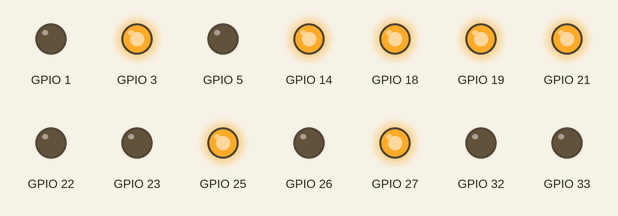
This sketch was run on a simulated ESP32. Shown: output pins drawn as LEDs (lit = HIGH).

Above: at 0.1 s.
At 3.1 s:
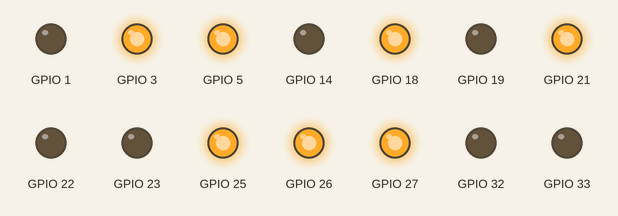
At 5.1 s:
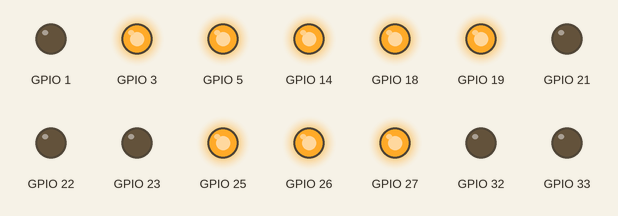
At 7.1 s:
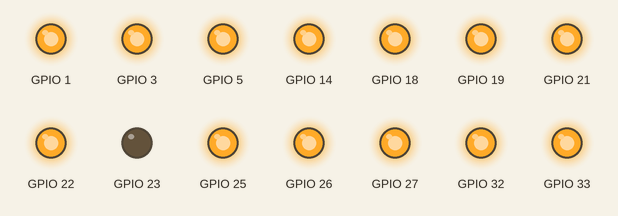
At 11.1 s:
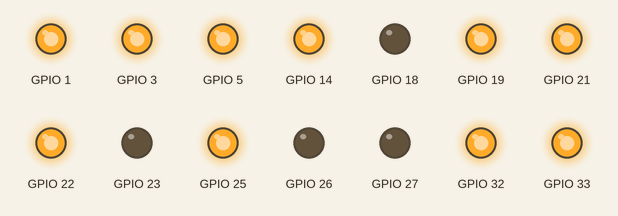
At 15.1 s:
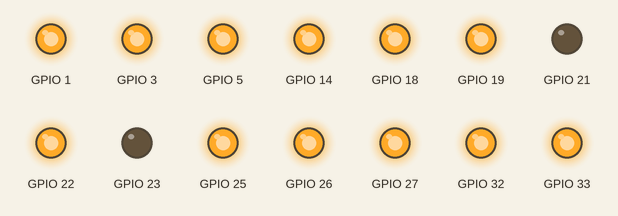
Timing chart, 0 to 16.6 s (numbered marks = the images above):
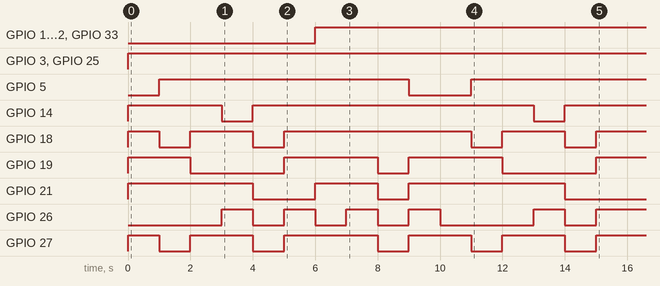

Measured:
- by itself, GPIO 1, GPIO 22, GPIO 32, GPIO 33: LOW → HIGH at 6.0 s
- by itself, GPIO 3, GPIO 25: LOW → HIGH at 0.00 s
- by itself, GPIO 5: LOW → HIGH at 1.0 s, → LOW 8.0 s later, → HIGH 2.0 s later
- by itself, GPIO 14: goes HIGH 3.0 s, LOW 1.0 s, HIGH 9.0 s, LOW 1.0 s, then HIGH
- by itself, GPIO 18: LOW → HIGH at 0.00 s, → LOW 1.0 s later, → HIGH 1.0 s later, → LOW 2.0 s later, … (9 changes in this stretch)
- by itself, GPIO 19: goes HIGH 2.0 s, LOW 3.0 s, HIGH 3.0 s, LOW 1.0 s, HIGH 3.0 s, LOW 3.0 s, then HIGH
- by itself, GPIO 21: goes HIGH 4.0 s, LOW 2.0 s, HIGH 2.0 s, LOW 1.0 s, HIGH 5.0 s, then LOW
- by itself, GPIO 26: goes 3 × (HIGH 1.0 s, LOW 1.0 s), HIGH 1.0 s, LOW 3.0 s, HIGH 1.0 s, LOW 1.0 s, then HIGH

The sketch:

timer_7_segmente.ino
```cpp
int counter=15;
void setup ()
{
  pinMode(23, OUTPUT);
  pinMode(22, OUTPUT);
  pinMode(1, OUTPUT);
  pinMode(3, OUTPUT);
  pinMode(32, OUTPUT);
  pinMode(33, OUTPUT);
  pinMode(25, OUTPUT);

  pinMode(21, OUTPUT);
  pinMode(19, OUTPUT);
  pinMode(18, OUTPUT);
  pinMode(5, OUTPUT);
  pinMode(26, OUTPUT);
  pinMode(27, OUTPUT);
  pinMode(14, OUTPUT);

}
void loop()
{
  switch(counter/10)
  {
    case(0):
      digitalWrite(1, HIGH);
      digitalWrite(3, HIGH);
      digitalWrite(25, HIGH);
      digitalWrite(33, HIGH);
      digitalWrite(32, HIGH);
      digitalWrite(22, HIGH);
      digitalWrite(23, LOW);
      break;
    case(1):
      digitalWrite(1, LOW);
      digitalWrite(3, HIGH);
      digitalWrite(25, HIGH);
      digitalWrite(33, LOW);
      digitalWrite(32, LOW);
      digitalWrite(22, LOW);
      digitalWrite(23, LOW);
      break;
    case(2):
      digitalWrite(1, HIGH);
      digitalWrite(3, HIGH);
      digitalWrite(25, LOW);
      digitalWrite(33, HIGH);
      digitalWrite(32, HIGH);
      digitalWrite(22, LOW);
      digitalWrite(23, HIGH);
      break;
    case(3):
      digitalWrite(1, HIGH);
      digitalWrite(3, HIGH);
      digitalWrite(25, HIGH);
      digitalWrite(33, HIGH);
      digitalWrite(32, LOW);
      digitalWrite(22, LOW);
      digitalWrite(23, HIGH);
      break;
    case(4):
      digitalWrite(1, LOW);
      digitalWrite(3, HIGH);
      digitalWrite(25, HIGH);
      digitalWrite(33, LOW);
      digitalWrite(32, LOW);
      digitalWrite(22, HIGH);
      digitalWrite(23, HIGH);
      break;
    case(5):
      digitalWrite(1, HIGH);
      digitalWrite(3, LOW);
      digitalWrite(25, HIGH);
      digitalWrite(33, HIGH);
      digitalWrite(32, LOW);
      digitalWrite(22, HIGH);
      digitalWrite(23, HIGH);
      break;
    case(6):
      digitalWrite(1, HIGH);
      digitalWrite(3, LOW);
      digitalWrite(25, HIGH);
      digitalWrite(33, HIGH);
      digitalWrite(32, HIGH);
      digitalWrite(22, HIGH);
      digitalWrite(23, HIGH);
      break;
    case(7):
      digitalWrite(1, HIGH);
      digitalWrite(3, HIGH);
      digitalWrite(25, HIGH);
      digitalWrite(33, LOW);
      digitalWrite(32, LOW);
      digitalWrite(22, LOW);
      digitalWrite(23, LOW);
      break;
    case(8):
      digitalWrite(1, HIGH);
      digitalWrite(3, HIGH);
      digitalWrite(25, HIGH);
      digitalWrite(33, HIGH);
      digitalWrite(32, HIGH);
      digitalWrite(22, HIGH);
      digitalWrite(23, HIGH);
      break;
    case(9):
      digitalWrite(1, HIGH);
      digitalWrite(3, HIGH);
      digitalWrite(25, HIGH);
      digitalWrite(33, HIGH);
      digitalWrite(32, LOW);
      digitalWrite(22, HIGH);
      digitalWrite(23, HIGH);
      break;
  }

  switch(counter%10)
  {
    case(0):
      digitalWrite(18, HIGH);
      digitalWrite(5, HIGH);
      digitalWrite(14, HIGH);
      digitalWrite(27, HIGH);
      digitalWrite(26, HIGH);
      digitalWrite(19, HIGH);
      digitalWrite(21, LOW);
      break;
    case(1):
      digitalWrite(18, LOW);
      digitalWrite(5, HIGH);
      digitalWrite(14, HIGH);
      digitalWrite(27, LOW);
      digitalWrite(26, LOW);
      digitalWrite(19, LOW);
      digitalWrite(21, LOW);
      break;
    case(2):
      digitalWrite(18, HIGH);
      digitalWrite(5, HIGH);
      digitalWrite(14, LOW);
      digitalWrite(27, HIGH);
      digitalWrite(26, HIGH);
      digitalWrite(19, LOW);
      digitalWrite(21, HIGH);
      break;
    case(3):
      digitalWrite(18, HIGH);
      digitalWrite(5, HIGH);
      digitalWrite(14, HIGH);
      digitalWrite(27, HIGH);
      digitalWrite(26, LOW);
      digitalWrite(19, LOW);
      digitalWrite(21, HIGH);
      break;
    case(4):
      digitalWrite(18, LOW);
      digitalWrite(5, HIGH);
      digitalWrite(14, HIGH);
      digitalWrite(27, LOW);
      digitalWrite(26, LOW);
      digitalWrite(19, HIGH);
      digitalWrite(21, HIGH);
      break;
    case(5):
      digitalWrite(18, HIGH);
      digitalWrite(5, LOW);
      digitalWrite(14, HIGH);
      digitalWrite(27, HIGH);
      digitalWrite(26, LOW);
      digitalWrite(19, HIGH);
      digitalWrite(21, HIGH);
      break;
    case(6):
      digitalWrite(18, HIGH);
      digitalWrite(5, LOW);
      digitalWrite(14, HIGH);
      digitalWrite(27, HIGH);
      digitalWrite(26, HIGH);
      digitalWrite(19, HIGH);
      digitalWrite(21, HIGH);
      break;
    case(7):
      digitalWrite(18, HIGH);
      digitalWrite(5, HIGH);
      digitalWrite(14, HIGH);
      digitalWrite(27, LOW);
      digitalWrite(26, LOW);
      digitalWrite(19, LOW);
      digitalWrite(21, LOW);
      break;
    case(8):
      digitalWrite(18, HIGH);
      digitalWrite(5, HIGH);
      digitalWrite(14, HIGH);
      digitalWrite(27, HIGH);
      digitalWrite(26, HIGH);
      digitalWrite(19, HIGH);
      digitalWrite(21, HIGH);
      break;
    case(9):
      digitalWrite(18, HIGH);
      digitalWrite(5, HIGH);
      digitalWrite(14, HIGH);
      digitalWrite(27, HIGH);
      digitalWrite(26, LOW);
      digitalWrite(19, HIGH);
      digitalWrite(21, HIGH);
      break;
  }
  counter--;
  delay(1000);
}
```
